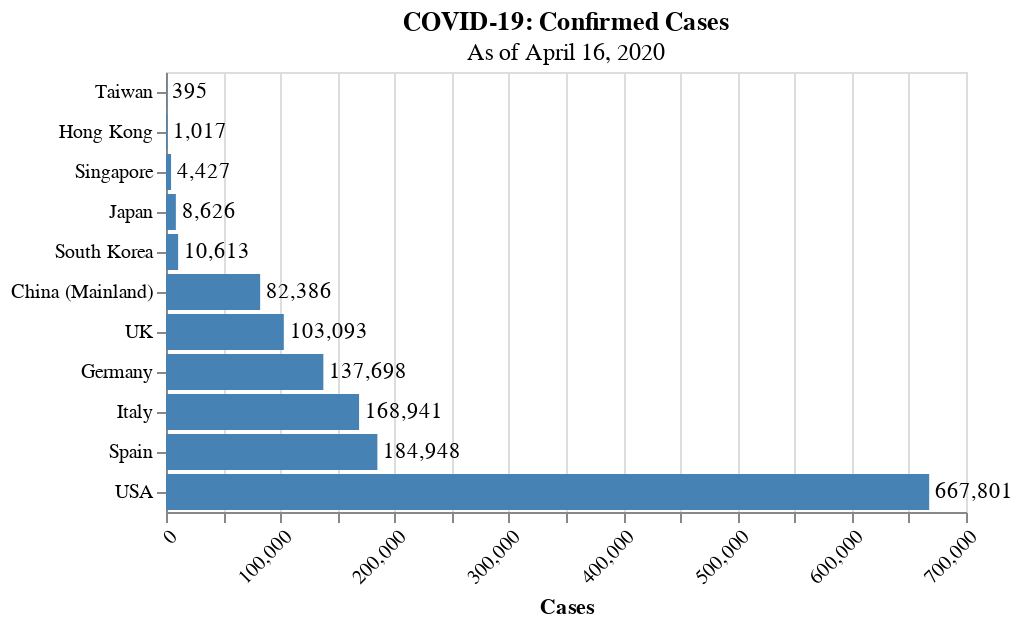

Write notebook code for a chart like this one.
### Code cell
# Total Cases
plot_case_qty(regions, regions.cases, 'COVID-19: Confirmed Cases', 'Cases')

### Figure 1 — Vega-Lite specification as saved in the notebook (floating-point values rounded to 4 significant figures)
{"config": {"view": {"continuousWidth": 400, "continuousHeight": 300}, "axisX": {"labelAngle": -45}, "axisY": {"title": null}, "bar": {"color": "steelblue"}}, "layer": [{"mark": "bar", "encoding": {"x": {"type": "quantitative", "field": "Cases"}, "y": {"type": "ordinal", "field": "Region", "sort": "x"}}, "title": {"text": "COVID-19: Confirmed Cases", "subtitle": "As of April 16, 2020"}}, {"mark": {"type": "text", "align": "left", "baseline": "middle", "dx": 3}, "encoding": {"text": {"type": "quantitative", "field": "Cases", "format": ","}, "x": {"type": "quantitative", "field": "Cases"}, "y": {"type": "ordinal", "field": "Region", "sort": "x"}}, "title": {"text": "COVID-19: Confirmed Cases", "subtitle": "As of April 16, 2020"}}], "data": {"name": "data-94eaeea26e06b5363eb8f44003884abe"}, "$schema": "https://vega.github.io/schema/vega-lite/v4.8.1.json", "datasets": {"data-94eaeea26e06b5363eb8f44003884abe": [{"Region": "Taiwan", "Cases": 395}, {"Region": "Singapore", "Cases": 4427}, {"Region": "Hong Kong", "Cases": 1017}, {"Region": "South Korea", "Cases": 10613}, {"Region": "Japan", "Cases": 8626}, {"Region": "China (Mainland)", "Cases": 82386}, {"Region": "USA", "Cases": 667801}, {"Region": "Italy", "Cases": 168941}, {"Region": "Germany", "Cases": 137698}, {"Region": "Spain", "Cases": 184948}, {"Region": "UK", "Cases": 103093}]}}
